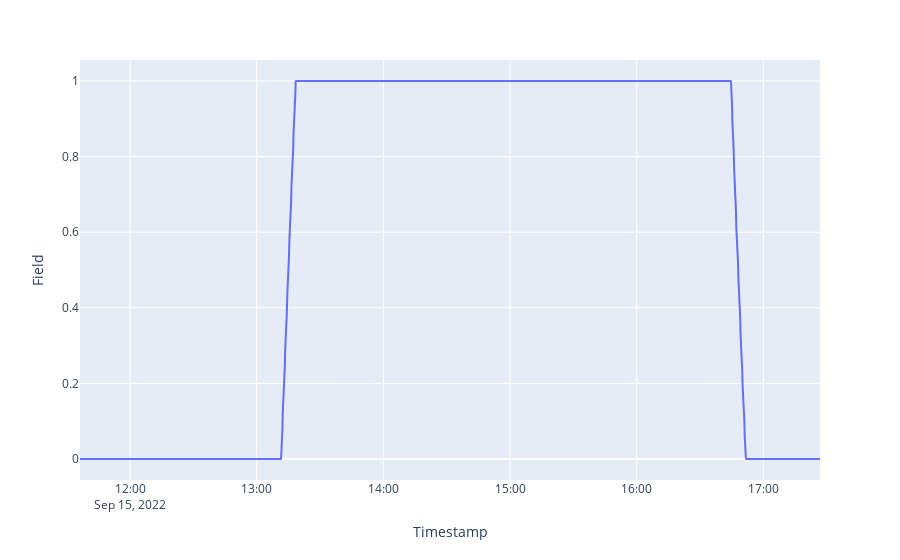

Notebook code for this chart:
### Code cell
fig = px.line(df, x='Timestamp', y="Field")
fig.show()

### Figure 1 — Plotly figure (JSON) as saved in the notebook; plotly's stock layout.template omitted (floating-point values rounded to 4 significant figures; data arrays with more than 128 entries replaced by an {"elided": "..."} marker saying what was removed)
{"data": [{"hovertemplate": "Timestamp=%{x}<br>Field=%{y}<extra></extra>", "legendgroup": "", "line": {"color": "#636efa", "dash": "solid"}, "marker": {"symbol": "circle"}, "mode": "lines", "name": "", "showlegend": false, "type": "scattergl", "x": {"elided": "2104 str values"}, "xaxis": "x", "y": {"elided": "2104 float values"}, "yaxis": "y"}], "layout": {"legend": {"tracegroupgap": 0}, "margin": {"t": 60}, "xaxis": {"anchor": "y", "domain": [0, 1], "title": {"text": "Timestamp"}}, "yaxis": {"anchor": "x", "domain": [0, 1], "title": {"text": "Field"}}}}
